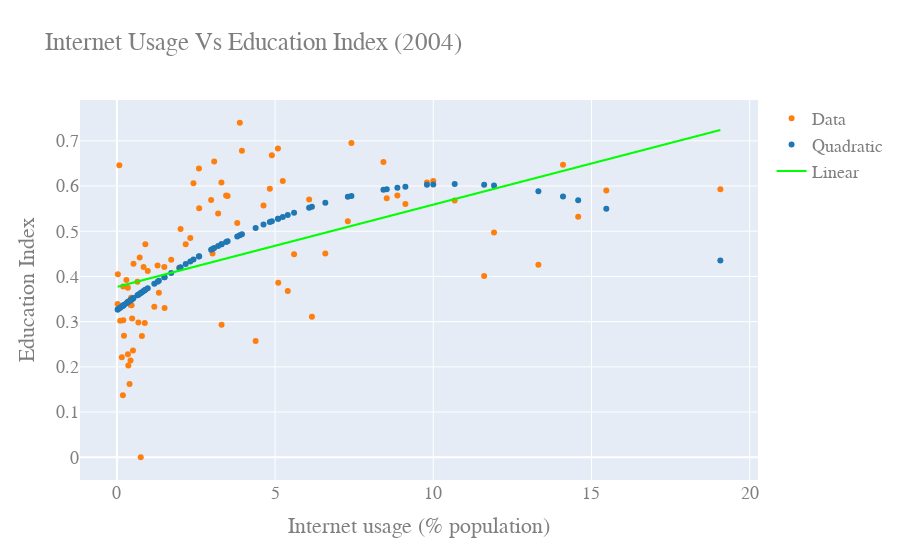

The notebook cell saved with this chart:
### Markdown cell above
# 2004 Internet Usage Vs EdI

### Code cell
slopeEDI04, interceptEDI04, r_valueEDI04, p_valueEDI04, std_errEDI04 = stats.linregress(IU04,EDI04)
lineEDI04 = slopeEDI04*IU04+interceptEDI04


#use 3rd order due to up curve at IU-0
#p1 = np.polyfit(IU04,EDI04,3)

p4 = np.polyfit(IU04,EDI04,2)

yfit4 = p4[0]*IU04**2+p4[1]*IU04**1+p4[2]
#yfit3 = p3[0]*IU04**3+p3[1]*IU04**2+p3[2]*IU04+p3[3]



yresid4 = EDI04 - yfit3

SSresid4 = sum(pow(yresid3,2))

SStotal4 = len(EDI04)*statistics.variance(EDI04)

rsq4 = 1 - SSresid4/SStotal4


y4resid = EDI04 - lineEDI04


SS4resid = sum(pow(y4resid,2))

SS4total = len(EDI04)*statistics.variance(EDI04)

rsq_4 = 1 - SS4resid/SS4total

print("R^2 value for linear fit: " +str(rsq_4))
#print("Model Coefficients: "+str(slopeEDI04)+" , "+str(interceptEDI04))
print("Model Coefficients: ["+str(slopeEDI04)+","+str(interceptEDI04)+"]")
print("Correlation coefficient: "+str(np.corrcoef(IU04,EDI04)[0][1]))

print("R^2 value for fit: " +str(rsq4))
print("Model Coefficients: "+str(p4))
print("Correlation coefficient: "+str(np.corrcoef(IU04,EDI04)[0][1]))




figEDI04 = go.Figure()

figEDI04.add_trace(go.Scatter(
    x= IU04,
    y= EDI04,
    mode='markers',      # this sets its legend entry
    marker=go.Marker(color='rgb(255, 127, 14)'),
    name="Data",
    text=Country_Name,
    textposition="top center"
))

figEDI04.add_trace(go.Scatter(
    x=IU04,
    y=np.polyval(p4,IU04),
    mode='markers',
    marker=go.Marker(color='rgb(31, 119, 180)'),
    name="Quadratic"
))

figEDI04.add_trace(go.Scatter(
    x=IU04,
    y=lineEDI04,
    #y=np.polyval(p1,IU04),
    mode='lines',
    marker=go.Marker(color='rgb(0, 255, 0)'),
    name="Linear"
))

figEDI04.update_layout(
    title="Internet Usage Vs Education Index (2004)",
    xaxis_title="Internet usage (% population)",
    yaxis_title="Education Index",
    font=dict(
        family="Courier New, monospace",
        size=18,
        color="#7f7f7f"
    )
)

figEDI04.show()

### Figure 1 — Plotly figure (JSON) as saved in the notebook; plotly's stock layout.template omitted (floating-point values rounded to 4 significant figures)
{"data": [{"marker": {"color": "rgb(255, 127, 14)"}, "mode": "markers", "name": "Data", "text": ["Afghanistan", "Albania", "Algeria", "Angola", "Armenia", "Bangladesh", "Belize", "Benin", "Bosnia and Herzegovina", "Botswana", "Brazil", "Burkina Faso", "Burundi", "Cambodia", "Cameroon", "Central African Republic", "Chad", "China", "Colombia", "Comoros", "Dominican Republic", "Ecuador", "Egypt", "El Salvador", "Equatorial Guinea", "Ethiopia", "Fiji", "Gabon", "Gambia", "Georgia", "Ghana", "Guatemala", "Guinea", "Haiti", "Honduras", "India", "Indonesia", "Iraq", "Jamaica", "Kenya", "Kiribati", "Kyrgyzstan", "Lesotho", "Liberia", "Madagascar", "Malawi", "Maldives", "Mali", "Mauritania", "Morocco", "Mozambique", "Myanmar", "Namibia", "Nepal", "Nicaragua", "Niger", "Nigeria", "Pakistan", "Papua New Guinea", "Paraguay", "Peru", "Philippines", "Rwanda", "Samoa", "Sao Tome and Principe", "Senegal", "Sierra Leone", "Solomon Islands", "South Africa", "Sudan", "Suriname", "Tajikistan", "Thailand", "Togo", "Tonga", "Tunisia", "Turkey", "Turkmenistan", "Uganda", "Uzbekistan", "Yemen", "Zambia"], "textposition": "top center", "type": "scatter", "x": [0.1058, 2.42, 4.634, 0.4648, 4.899, 0.199, 9.8, 1.183, 15.47, 3.305, 19.07, 0.4003, 0.3491, 0.3004, 0.9761, 0.2234, 0.3609, 7.3, 9.119, 1.327, 8.866, 4.834, 11.92, 3.2, 0.8439, 0.1553, 7.413, 2.979, 3.308, 3.886, 1.717, 5.1, 0.5088, 5.401, 5.6, 1.976, 2.6, 0.9, 10, 3.024, 3.5, 5.09, 2.176, 0.03101, 0.5254, 0.3475, 6.588, 0.4328, 0.4815, 11.61, 0.6794, 0.02434, 3.805, 0.4498, 2.321, 0.1899, 1.286, 6.164, 1.508, 3.452, 14.1, 5.244, 0.4309, 3.076, 13.32, 4.386, 0.203, 0.6497, 8.425, 0.7916, 6.076, 0.07748, 10.68, 1.5, 3.952, 8.529, 14.58, 0.7541, 0.72, 2.594, 0.8812, 2.014], "y": [0.302, 0.606, 0.557, 0.336, 0.668, 0.378, 0.608, 0.333, 0.59, 0.608, 0.593, 0.162, 0.228, 0.392, 0.412, 0.269, 0.203, 0.522, 0.56, 0.364, 0.579, 0.594, 0.497, 0.539, 0.421, 0.221, 0.695, 0.569, 0.293, 0.74, 0.437, 0.386, 0.236, 0.368, 0.449, 0.419, 0.551, 0.471, 0.611, 0.451, 0.578, 0.683, 0.471, 0.405, 0.428, 0.375, 0.451, 0.214, 0.307, 0.401, 0.298, 0.339, 0.518, 0.353, 0.485, 0.137, 0.424, 0.311, 0.33, 0.579, 0.647, 0.611, 0.337, 0.654, 0.426, 0.257, 0.303, 0.388, 0.653, 0.268, 0.57, 0.646, 0.568, 0.421, 0.678, 0.573, 0.532, 0, 0.442, 0.639, 0.297, 0.505]}, {"marker": {"color": "rgb(31, 119, 180)"}, "mode": "markers", "name": "Quadratic", "type": "scatter", "x": [0.1058, 2.42, 4.634, 0.4648, 4.899, 0.199, 9.8, 1.183, 15.47, 3.305, 19.07, 0.4003, 0.3491, 0.3004, 0.9761, 0.2234, 0.3609, 7.3, 9.119, 1.327, 8.866, 4.834, 11.92, 3.2, 0.8439, 0.1553, 7.413, 2.979, 3.308, 3.886, 1.717, 5.1, 0.5088, 5.401, 5.6, 1.976, 2.6, 0.9, 10, 3.024, 3.5, 5.09, 2.176, 0.03101, 0.5254, 0.3475, 6.588, 0.4328, 0.4815, 11.61, 0.6794, 0.02434, 3.805, 0.4498, 2.321, 0.1899, 1.286, 6.164, 1.508, 3.452, 14.1, 5.244, 0.4309, 3.076, 13.32, 4.386, 0.203, 0.6497, 8.425, 0.7916, 6.076, 0.07748, 10.68, 1.5, 3.952, 8.529, 14.58, 0.7541, 0.72, 2.594, 0.8812, 2.014], "y": [0.3309, 0.4373, 0.5146, 0.3491, 0.5223, 0.3357, 0.6026, 0.3836, 0.5499, 0.471, 0.4352, 0.3459, 0.3433, 0.3408, 0.3739, 0.3369, 0.3439, 0.5762, 0.5984, 0.3903, 0.5963, 0.5205, 0.6012, 0.4672, 0.3676, 0.3335, 0.5781, 0.459, 0.4711, 0.4912, 0.4077, 0.5279, 0.3513, 0.5359, 0.5409, 0.4189, 0.4444, 0.3703, 0.6034, 0.4607, 0.478, 0.5276, 0.4272, 0.327, 0.3521, 0.3432, 0.5632, 0.3475, 0.3499, 0.6027, 0.3597, 0.3267, 0.4884, 0.3484, 0.4332, 0.3352, 0.3884, 0.5542, 0.3984, 0.4763, 0.5769, 0.5318, 0.3474, 0.4626, 0.5882, 0.5072, 0.3359, 0.3582, 0.5918, 0.3651, 0.5522, 0.3294, 0.6046, 0.3981, 0.4933, 0.593, 0.5685, 0.3633, 0.3617, 0.4442, 0.3694, 0.4205]}, {"marker": {"color": "rgb(0, 255, 0)"}, "mode": "lines", "name": "Linear", "type": "scatter", "x": [0.1058, 2.42, 4.634, 0.4648, 4.899, 0.199, 9.8, 1.183, 15.47, 3.305, 19.07, 0.4003, 0.3491, 0.3004, 0.9761, 0.2234, 0.3609, 7.3, 9.119, 1.327, 8.866, 4.834, 11.92, 3.2, 0.8439, 0.1553, 7.413, 2.979, 3.308, 3.886, 1.717, 5.1, 0.5088, 5.401, 5.6, 1.976, 2.6, 0.9, 10, 3.024, 3.5, 5.09, 2.176, 0.03101, 0.5254, 0.3475, 6.588, 0.4328, 0.4815, 11.61, 0.6794, 0.02434, 3.805, 0.4498, 2.321, 0.1899, 1.286, 6.164, 1.508, 3.452, 14.1, 5.244, 0.4309, 3.076, 13.32, 4.386, 0.203, 0.6497, 8.425, 0.7916, 6.076, 0.07748, 10.68, 1.5, 3.952, 8.529, 14.58, 0.7541, 0.72, 2.594, 0.8812, 2.014], "y": [0.3787, 0.4209, 0.4612, 0.3853, 0.466, 0.3804, 0.5552, 0.3983, 0.6585, 0.437, 0.7241, 0.3841, 0.3832, 0.3823, 0.3946, 0.3809, 0.3834, 0.5097, 0.5428, 0.401, 0.5382, 0.4648, 0.5938, 0.4351, 0.3922, 0.3796, 0.5118, 0.431, 0.437, 0.4476, 0.4081, 0.4697, 0.3861, 0.4751, 0.4788, 0.4128, 0.4241, 0.3932, 0.5589, 0.4318, 0.4405, 0.4695, 0.4164, 0.3774, 0.3864, 0.3831, 0.4968, 0.3847, 0.3856, 0.5882, 0.3892, 0.3772, 0.4461, 0.385, 0.4191, 0.3803, 0.4002, 0.489, 0.4043, 0.4397, 0.6335, 0.4723, 0.3846, 0.4328, 0.6194, 0.4567, 0.3805, 0.3886, 0.5302, 0.3912, 0.4874, 0.3782, 0.5712, 0.4041, 0.4488, 0.5321, 0.6423, 0.3905, 0.3899, 0.424, 0.3928, 0.4135]}], "layout": {"font": {"color": "#7f7f7f", "family": "Courier New, monospace", "size": 18}, "title": {"text": "Internet Usage Vs Education Index (2004)"}, "xaxis": {"title": {"text": "Internet usage (% population)"}}, "yaxis": {"title": {"text": "Education Index"}}}}
